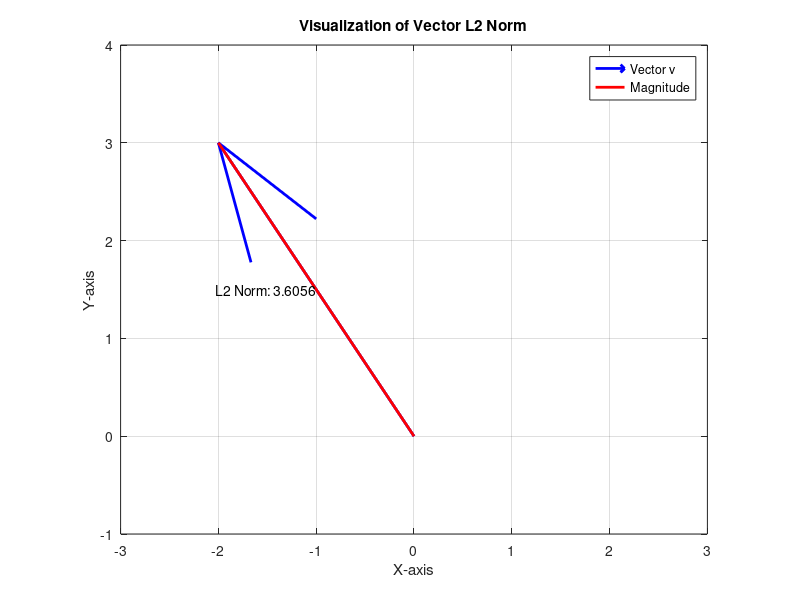

Here is the MATLAB script that generated this plot:
% Define vector
v = [-2, 3];


%%%%%%% TODO %%%%%%%
% Use function 'norm' to Calculate L2 norm of the vector v
% Refer to the norm function by executing the following command 'help norm' in the MATLAB command window
l2_norm = norm(v, 2);
%%%%%%%%%%%%%%%%%%%%

% Display vector from the origin
quiver(0, 0, v(1), v(2), 'b', 'LineWidth', 2, 'AutoScale', 'off');
hold on;

% Add line representing the vector to illustrate its magnitude
plot([0, v(1)], [0, v(2)], 'r', 'LineWidth', 2);

% Display the value of L2 norm
text(v(1)/2, v(2)/2, ['L2 Norm: ', num2str(l2_norm)], 'HorizontalAlignment', 'right');

% Set axes properties
axis equal;
xlim([-3, 3]);
ylim([-1, 4]);

% Show grid
grid on;

% Title for visualization of vector L2 norm
title('Visualization of Vector L2 Norm');

% Axes labels
xlabel('X-axis');
ylabel('Y-axis');

% Legend for vectors
legend('Vector v', 'Magnitude');
